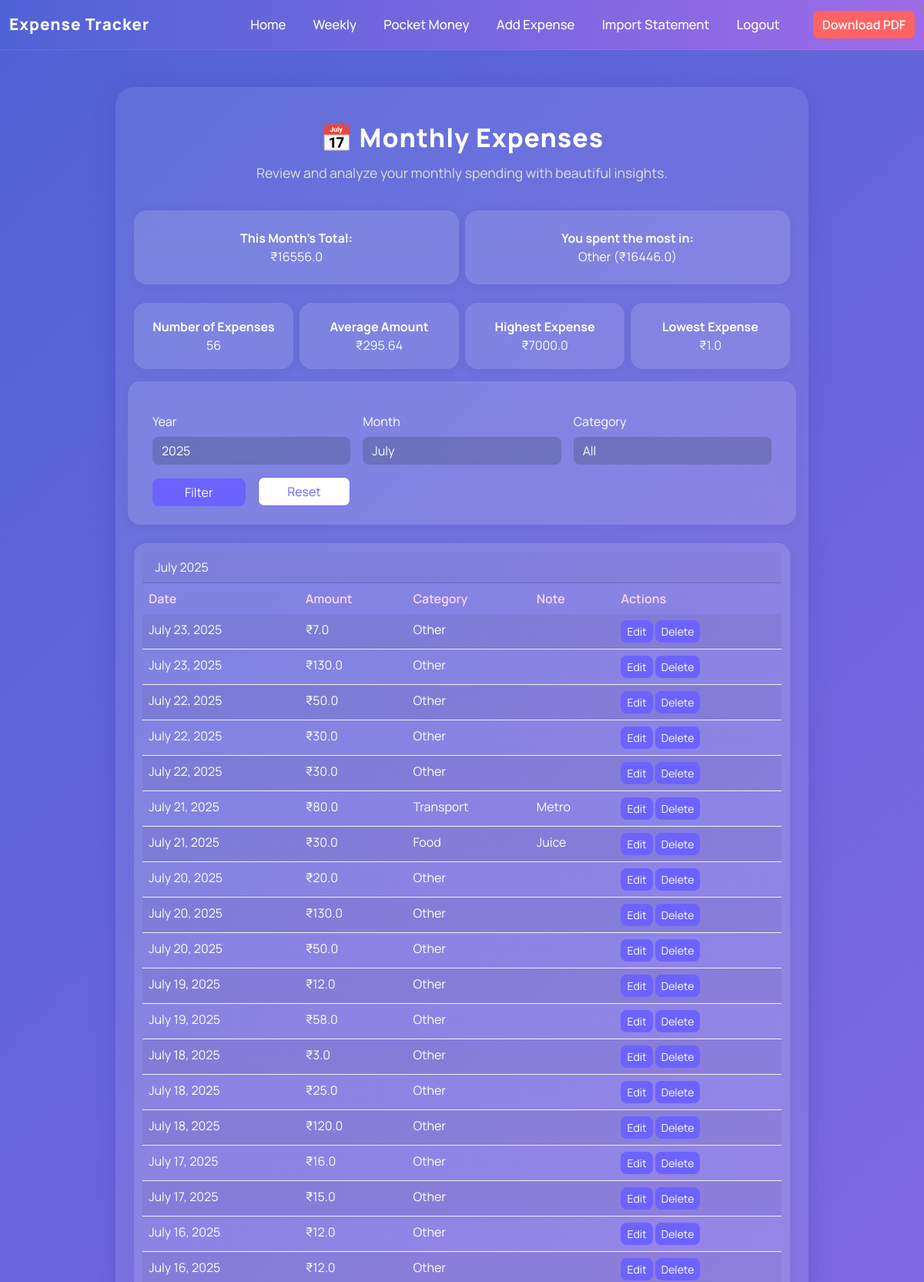
/monthly/ (signed in, upper part), run on the app's committed database.
### expenses/models.py (models this page shows, shortened)
class Expense(models.Model):
    CATEGORY_CHOICES = [
        ('Food', 'Food'),
        ('Transport', 'Transport'),
        ('Shopping', 'Shopping'),
        ('Other', 'Other'),
    ]
    user = models.ForeignKey(User, on_delete=models.CASCADE, related_name='expenses', null=True, blank=True)
    amount = models.FloatField()
    category = models.CharField(max_length=20, choices=CATEGORY_CHOICES)
    date = models.DateField()
    note = models.TextField(blank=True)

### expenses/views.py (the view)
# urls.py: path('monthly/', views.monthly_expenses, name='monthly_expenses'),
def monthly_expenses(request):
    from django.db.models import Avg, Max, Min
    from django.db.models.functions import ExtractYear, ExtractMonth
    from datetime import datetime
    monthly_grouped = defaultdict(list)
    start_date = request.GET.get('start_date')
    end_date = request.GET.get('end_date')
    category = request.GET.get('category')
    min_amount = request.GET.get('min_amount')
    max_amount = request.GET.get('max_amount')
    selected_year = request.GET.get('year')
    selected_month = request.GET.get('month')
    today = datetime.today()
    if not selected_year:
        selected_year = str(today.year)
    if not selected_month:
        selected_month = str(today.month)
    all_years = Expense.objects.filter(user=request.user).annotate(year=ExtractYear('date')).values_list('year', flat=True).distinct().order_by('-year')
    all_months = [
        (i, datetime(2000, i, 1).strftime('%B')) for i in range(1, 13)
    ]
    expenses = Expense.objects.filter(user=request.user).order_by('-date')
    if start_date:
        expenses = expenses.filter(date__gte=start_date)
    if end_date:
        expenses = expenses.filter(date__lte=end_date)
    if category:
        expenses = expenses.filter(category=category)
    if min_amount:
        expenses = expenses.filter(amount__gte=min_amount)
    if max_amount:
        expenses = expenses.filter(amount__lte=max_amount)
    if selected_year:
        expenses = expenses.filter(date__year=selected_year)
    if selected_month:
        expenses = expenses.filter(date__month=selected_month)
    for exp in expenses:
        month = exp.date.strftime('%B %Y')
        monthly_grouped[month].append(exp)
    month_total = expenses.aggregate(total=models.Sum('amount'))['total'] or 0
    expense_count = expenses.count()
    average_amount = expenses.aggregate(avg=Avg('amount'))['avg'] or 0
    max_amount_val = expenses.aggregate(max=Max('amount'))['max'] or 0
    min_amount_val = expenses.aggregate(min=Min('amount'))['min'] or 0
    categories = Expense.objects.filter(user=request.user).values_list('category', flat=True).distinct()
    from django.db.models import Sum
    category_totals = expenses.values('category').annotate(total=Sum('amount')).order_by('-total')
    if category_totals:
        top_category = category_totals[0]['category']
        top_category_amount = category_totals[0]['total']
    else:
        top_category = None
        top_category_amount = 0
    return render(request, 'expenses/monthly_expenses.html', {
        'monthly_grouped': dict(monthly_grouped),
        'month_total': month_total,
        'expense_count': expense_count,
        'average_amount': average_amount,
        'max_amount': max_amount_val,
        'min_amount': min_amount_val,
        'categories': categories,
        'top_category': top_category,
        'top_category_amount': top_category_amount,
        'all_years': all_years,
        'all_months': all_months,
        'selected_year': selected_year,
        'selected_month': selected_month,
    })

### expenses/templates/expenses/monthly_expenses.html (shortened to what this page needs)
<!DOCTYPE html>
<html>
<head>
    <link href="https://cdn.jsdelivr.net/npm/bootstrap@5.3.3/dist/css/bootstrap.min.css" rel="stylesheet">
</head>
<body>
<nav class="navbar navbar-expand-lg navbar-custom">
  <div class="container-fluid">
    <a class="navbar-brand" href="{% url 'expense_list' %}">Expense Tracker</a>
    <div class="collapse navbar-collapse" id="mainNavbar">
      <ul class="navbar-nav ms-auto mb-2 mb-lg-0">
        <li class="nav-item"><a class="nav-link" href="{% url 'expense_list' %}">Home</a></li>
        <li class="nav-item"><a class="nav-link" href="{% url 'weekly_expenses' %}">Weekly</a></li>
        <li class="nav-item"><a class="nav-link" href="{% url 'view_pocket_money' %}">Pocket Money</a></li>
        <li class="nav-item"><a class="nav-link" href="{% url 'add_expense' %}">Add Expense</a></li>
        <li class="nav-item"><a class="nav-link" href="{% url 'import_statement' %}">Import Statement</a></li>
        <li class="nav-item"><a class="nav-link" href="{% url 'logout' %}">Logout</a></li>
      </ul>
      <a href="{% url 'download_monthly_expenses' %}?year={{ selected_year }}&month={{ selected_month }}&category={{ request.GET.category }}" class="btn btn-danger ms-3" style="background:#ff6363; border-radius:8px; font-weight:600;">Download PDF</a>
    </div>
  </div>
</nav>
<div class="main-card">
  <div class="text-center mb-4">
    <div class="main-title">📅 Monthly Expenses</div>
    <div class="main-subtitle">Review and analyze your monthly spending with beautiful insights.</div>
  </div>
  <div class="row mb-4 g-2">
    <div class="col-12 col-md-6">
      <div class="minimal-alert alert text-center h-100 d-flex flex-column justify-content-center">
        <strong>This Month's Total:</strong> ₹{{ month_total }}
    </div>
    </div>
    <div class="col-12 col-md-6">
      {% if top_category %}
      <div class="alert alert-warning text-center h-100 d-flex flex-column justify-content-center">
        <strong>You spent the most in:</strong> {{ top_category }} (₹{{ top_category_amount }})
        </div>
      {% endif %}
        </div>
        </div>
  <div class="row mb-4 g-2">
    <div class="col-6 col-md-3">
            <div class="minimal-card card text-center">
                <div class="card-body">
                    <div class="fw-bold">Number of Expenses</div>
                    <div>{{ expense_count }}</div>
                </div>
            </div>
        </div>
    <div class="col-6 col-md-3">
            <div class="minimal-card card text-center">
                <div class="card-body">
                    <div class="fw-bold">Average Amount</div>
                    <div>₹{{ average_amount|floatformat:2 }}</div>
                </div>
            </div>
        </div>
    <div class="col-6 col-md-3">
            <div class="minimal-card card text-center">
                <div class="card-body">
                    <div class="fw-bold">Highest Expense</div>
                    <div>₹{{ max_amount }}</div>
                </div>
            </div>
        </div>
    <div class="col-6 col-md-3">
            <div class="minimal-card card text-center">
                <div class="card-body">
                    <div class="fw-bold">Lowest Expense</div>
                    <div>₹{{ min_amount }}</div>
                </div>
            </div>
        </div>
    </div>
  <form method="get" class="row g-2 g-md-3 mb-4 p-3 p-md-4 align-items-end"
        style="background: rgba(255,255,255,0.13); border-radius: 16px; box-shadow: 0 2px 12px rgba(44,62,80,0.07); color: #fff;">
    <div class="col-12 col-md-4 mb-2 mb-md-0">
      <label for="year" class="form-label" style="color:#fff;">Year</label>
      <select class="form-select" id="year" name="year" placeholder="Select year" style="background:rgba(44,62,80,0.25); color:#fff; border:none;">
        {% for year in all_years %}
          <option value="{{ year }}" {% if selected_year == year|stringformat:'s' %}selected{% endif %}>{{ year }}</option>
        {% endfor %}
      </select>
    </div>
    <div class="col-12 col-md-4 mb-2 mb-md-0">
      <label for="month" class="form-label" style="color:#fff;">Month</label>
      <select class="form-select" id="month" name="month" placeholder="Select month" style="background:rgba(44,62,80,0.25); color:#fff; border:none;">
        {% for num, name in all_months %}
          <option value="{{ num }}" {% if selected_month == num|stringformat:'s' %}selected{% endif %}>{{ name }}</option>
        {% endfor %}
      </select>
    </div>
    <div class="col-12 col-md-4 mb-2 mb-md-0">
      <label for="category" class="form-label" style="color:#fff;">Category</label>
      <select class="form-select" id="category" name="category" placeholder="Select category" style="background:rgba(44,62,80,0.25); color:#fff; border:none;">
        <option value="">All</option>
      </select>
    </div>
    <div class="col-6 col-md-2 mt-2 mt-md-3">
      <button type="submit" class="minimal-btn btn btn-primary w-100">Filter</button>
    </div>
    <div class="col-6 col-md-2 mt-2 mt-md-3">
      <a href="?" class="minimal-btn btn btn-outline-secondary w-100">Reset</a>
    </div>
  </form>
    {% for month, expenses in monthly_grouped.items %}
        <div class="minimal-card card mb-3">
            <div class="card-header">{{ month }}</div>
            <div class="card-body p-0">
        <div class="table-responsive">
                <table class="minimal-table table table-striped mb-0">
                    <thead>
                        <tr>
                            <th>Date</th>
                            <th>Amount</th>
                            <th>Category</th>
                            <th>Note</th>
                            <th>Actions</th>
                        </tr>
                    </thead>
                    <tbody>
                        {% for expense in expenses %}
                            <tr>
                                <td>{{ expense.date }}</td>
                                <td>₹{{ expense.amount }}</td>
                                <td>{{ expense.category }}</td>
                                <td>{{ expense.note }}</td>
                                <td>
                    <a href="{% url 'edit_expense' expense.id %}" class="minimal-btn btn btn-sm btn-outline-success mb-1 mb-md-0">Edit</a>
                                    <a href="{% url 'delete_expense' expense.id %}" class="minimal-btn btn btn-sm btn-outline-danger">Delete</a>
                                </td>
                            </tr>
                        {% endfor %}
                    </tbody>
                </table>
        </div>
            </div>
        </div>
    {% endfor %}
</div>
</body>
</html>

### expenses/templates/expenses/monthly_expenses.html (style rules this page uses)
body { background: linear-gradient(135deg, #4f63d6 0%, #9e6be8 100%); min-height: 100vh; font-family: 'Manrope', sans-serif; color: #fff; }
.main-card { background: rgba(255,255,255,0.08); border-radius: 24px; box-shadow: 0 8px 32px 0 rgba(31, 38, 135, 0.18); padding: 2.5rem 1.5rem 2rem 1.5rem; max-width: 900px; margin: 3rem auto 2rem auto; }
.main-title { font-size: 2.1rem; font-weight: 800; letter-spacing: 1px; color: #fff; margin-bottom: 0.5rem; }
.main-subtitle { font-size: 1.1rem; color: #e0e0e0; margin-bottom: 2.2rem; }
.navbar-custom { background: linear-gradient(90deg, #4f63d6 0%, #9e6be8 100%); padding: 0.7rem 0; margin-bottom: 0; border-bottom: 1px solid rgba(255,255,255,0.08); }
.navbar-brand { font-weight: 800; font-size: 1.3rem; color: #fff !important; letter-spacing: 1px; }
.nav-link { color: #fff !important; font-weight: 500; margin-right: 1.2rem; font-size: 1.05rem; transition: color 0.15s; }
.minimal-card, .minimal-alert, .alert-warning, .alert-info { background: rgba(255,255,255,0.13) !important; border-radius: 16px !important; border: none !important; color: #fff !important; box-shadow: 0 2px 12px 0 rgba(44,62,80,0.07); }
.minimal-card { background: rgba(255,255,255,0.13) !important; border-radius: 16px !important; border: none !important; color: #fff !important; box-shadow: 0 2px 12px 0 rgba(44,62,80,0.07); margin-bottom: 0.5rem; padding: 0.7rem 0.7rem; min-height: unset; }
.minimal-card .card-body { padding: 0.5rem 0.5rem; }
.minimal-btn, .btn-primary, .btn-danger, .btn-secondary, .btn-outline-secondary { background: #6c63ff; color: #fff; border: none; border-radius: 8px; box-shadow: none; transition: background 0.2s; }
.btn-outline-secondary { background: #fff; color: #6c63ff; border: 1px solid #6c63ff; }
.form-select, .form-control { border-radius: 8px; border: 1px solid #e3e6ed; background: #fff; color: #222; }
.table-responsive { margin-bottom: 1.5rem; }
.minimal-table th, .minimal-table td { border: none; background: transparent; color: #fff; }
.minimal-table th { color: #ffd6ff; font-weight: 600; }
.minimal-table tr { border-bottom: 1px solid #f0f0f0; }
.minimal-table tr:last-child { border-bottom: none; }
select.form-select, select.form-select option { background: rgba(44,62,80,0.25) !important; color: #fff !important; }
select.form-select:focus, select.form-select option:checked { background: rgba(44,62,80,0.45) !important; color: #ffd6ff !important; }

### data on the page
Expense: date "July 23, 2025", amount "7.0", category "Other"
Expense: date "July 23, 2025", amount "130.0", category "Other"
Expense: date "July 22, 2025", amount "50.0", category "Other"
Expense: date "July 22, 2025", amount "30.0", category "Other"
Expense: date "July 22, 2025", amount "30.0", category "Other"
Expense: date "July 21, 2025", amount "80.0", category "Transport", note "Metro"
Expense: date "July 21, 2025", amount "30.0", category "Food", note "Juice"
Expense: date "July 20, 2025", amount "20.0", category "Other"
Expense: date "July 20, 2025", amount "130.0", category "Other"
Expense: date "July 20, 2025", amount "50.0", category "Other"
Expense: date "July 19, 2025", amount "12.0", category "Other"
Expense: date "July 19, 2025", amount "58.0", category "Other"
Expense: date "July 18, 2025", amount "3.0", category "Other"
Expense: date "July 18, 2025", amount "25.0", category "Other"
Expense: date "July 18, 2025", amount "120.0", category "Other"
Expense: date "July 17, 2025", amount "16.0", category "Other"
Expense: date "July 17, 2025", amount "15.0", category "Other"
Expense: date "July 16, 2025", amount "12.0", category "Other"
Expense: date "July 16, 2025", amount "12.0", category "Other"

### other printed values
{{ month_total }} "16556.0"
{{ top_category }} "Other"
{{ top_category_amount }} "16446.0"
{{ expense_count }} "56"
{{ average_amount|floatformat:2 }} "295.64"
{{ max_amount }} "7000.0"
{{ min_amount }} "1.0"
{{ month }} "July 2025"
form field year "2025"
form field month "July"
